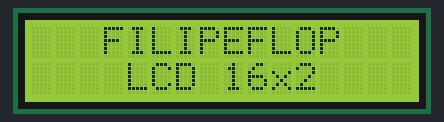
The sketch below on a simulated Arduino Uno, built with avr-gcc and run on an emulated ATmega328P. Shown: 16×2 character LCD.

Above: at 0.1 s.
At 5.21 s:
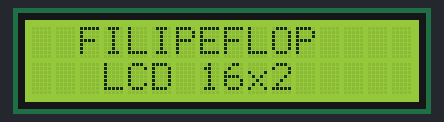
At 6.11 s:
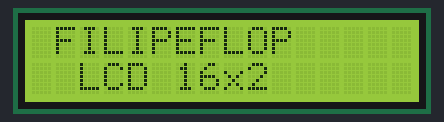
At 7.01 s:
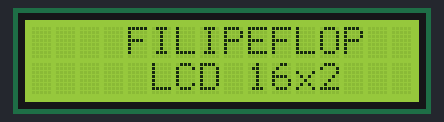
At 7.62 s:
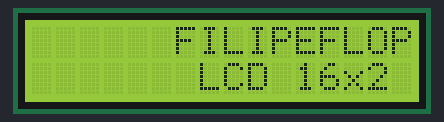

Measured:
- by itself, everything shown: repeats every 7.7 s, in 10 steps

The sketch:

sketch_jan05a.ino
```cpp
/*void setup() {
  /*TRANSFORMA EM PINMODE*/
/*  for(int i = 1;i < 13; i++){
    if(i != 10){
       pinMode(i, OUTPUT);
    }
  }
  pinMode(10, INPUT_PULLUP);

}*/


//void loop() {
  /*ESCREVE IOT NO DISPLAY*/
  /*
  digitalWrite(2,HIGH);
  digitalWrite(3,HIGH);
  delay(2000);
  digitalWrite(2,LOW);
  digitalWrite(7,HIGH);
  digitalWrite(3,HIGH);
  digitalWrite(5,HIGH);
  digitalWrite(4,HIGH);
  delay(2000);
  digitalWrite(3,LOW);
  digitalWrite(7,HIGH);
  digitalWrite(5,HIGH);
  digitalWrite(6,HIGH);
  delay(2000);
  digitalWrite(6,LOW);
  digitalWrite(4,LOW);
  digitalWrite(7,LOW);
  digitalWrite(5,LOW);
  */
  /*QUANDO O BOTÂO È APERTADO ACENDE O LED E DIS QUE ELE ESTÁ LIGADO NO PAINEL E APARECE DESLIGADO QUANDO O BOTÂO NÂO ESTÀ PRECIONADO*/
   /*
   if(digitalRead(10) == LOW){
    digitalWrite(7,LOW);
    digitalWrite(3,LOW);
    digitalWrite(12, HIGH);
    digitalWrite(6,HIGH);
    digitalWrite(5,HIGH);
    digitalWrite(4,HIGH);
  }else{
    digitalWrite(12, LOW);
    digitalWrite(4,LOW);
    digitalWrite(6,LOW);
    digitalWrite(7,HIGH);
    digitalWrite(3,HIGH);
    digitalWrite(4,HIGH);
  }
  */
  /*#include <LiquidCrystal.h>

LiquidCrystal lcd(12, 11, 5, 4, 3, 2);

void setup() {
  lcd.begin(16, 2);
  lcd.clear();
  lcd.setCursor(0,0);
  lcd.print("Hello");
  lcd.setCursor(0,1);
  lcd.print("World!");
  // put your setup code here, to run once:

}

void loop() {
  lcd.setCursor(0,0);
  lcd.print("Hello");
  lcd.setCursor(0,1);
  lcd.print("World!");
  // put your main code here, to run repeatedly:

}*/

#include <LiquidCrystal.h>

//Define os pinos que serão utilizados para ligação ao display
LiquidCrystal lcd(12, 11, 5, 4, 3, 2);

void setup()
{
  //Define o número de colunas e linhas do LCD
  lcd.begin(16, 2);
  lcd.setCursor(0,0);
}

void loop()
{
  //Limpa a tela
  lcd.clear();
  //Posiciona o cursor na coluna 3, linha 0;
  lcd.setCursor(3, 0);
  //Envia o texto entre aspas para o LCD
  lcd.print("FILIPEFLOP");
  lcd.setCursor(3, 1);
  lcd.print(" LCD 16x2");
  delay(5000);

  //Rolagem para a esquerda
  for (int posicao = 0; posicao < 3; posicao++)
  {
    lcd.scrollDisplayLeft();
    delay(300);
  }

  //Rolagem para a direita
  for (int posicao = 0; posicao < 6; posicao++)
  {
    lcd.scrollDisplayRight();
    delay(300);
  }
}
```
